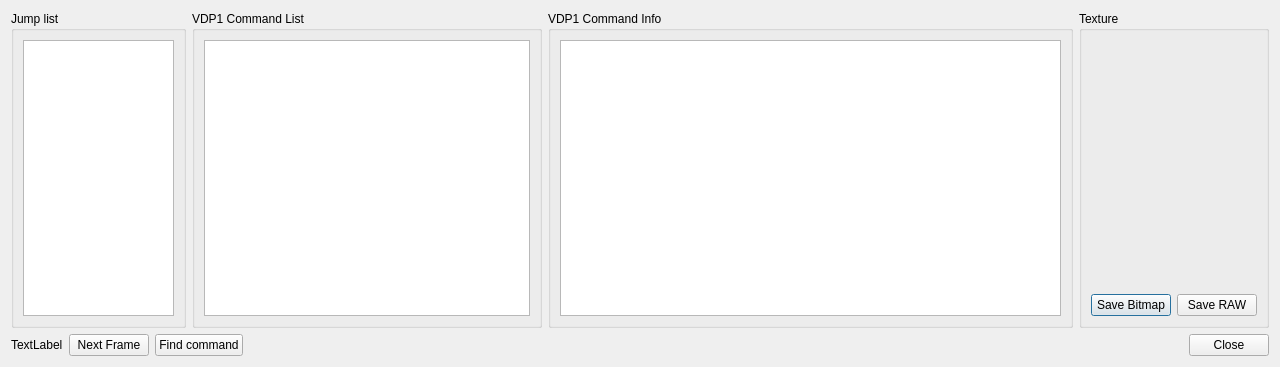
<?xml version="1.0" encoding="UTF-8"?>
<ui version="4.0">
 <class>UIDebugVDP1</class>
 <widget class="QDialog" name="UIDebugVDP1">
  <property name="geometry">
   <rect>
    <x>0</x>
    <y>0</y>
    <width>1280</width>
    <height>367</height>
   </rect>
  </property>
  <property name="windowTitle">
   <string>Debug VDP1</string>
  </property>
  <layout class="QVBoxLayout" name="verticalLayout_12">
   <item>
    <layout class="QHBoxLayout" name="horizontalLayout_6" stretch="1,2,3,1">
     <item>
      <widget class="QGroupBox" name="gbCommandRaw">
       <property name="title">
        <string>Jump list</string>
       </property>
       <layout class="QVBoxLayout" name="verticalLayout_10">
        <item>
         <widget class="QListWidget" name="lwCommandRaw"/>
        </item>
       </layout>
      </widget>
     </item>
     <item>
      <widget class="QGroupBox" name="gbCommandList">
       <property name="title">
        <string>VDP1 Command List</string>
       </property>
       <layout class="QVBoxLayout" name="verticalLayout_10">
        <item>
         <widget class="QListWidget" name="lwCommandList"/>
        </item>
       </layout>
      </widget>
     </item>
     <item>
      <widget class="QGroupBox" name="gbCommandInfo">
       <property name="title">
        <string>VDP1 Command Info</string>
       </property>
       <layout class="QVBoxLayout" name="verticalLayout_11">
        <item>
         <widget class="QPlainTextEdit" name="pteCommandInfo">
          <property name="sizePolicy">
           <sizepolicy hsizetype="MinimumExpanding" vsizetype="Expanding">
            <horstretch>0</horstretch>
            <verstretch>0</verstretch>
           </sizepolicy>
          </property>
          <property name="readOnly">
           <bool>true</bool>
          </property>
         </widget>
        </item>
       </layout>
      </widget>
     </item>
     <item>
      <layout class="QVBoxLayout" name="verticalLayout_9">
       <item>
        <widget class="QGroupBox" name="gbTexture">
         <property name="sizePolicy">
          <sizepolicy hsizetype="Preferred" vsizetype="Preferred">
           <horstretch>0</horstretch>
           <verstretch>0</verstretch>
          </sizepolicy>
         </property>
         <property name="title">
          <string>Texture</string>
         </property>
         <layout class="QVBoxLayout" name="verticalLayout_5">
          <item>
           <widget class="QGraphicsView" name="gvTexture">
            <property name="sizePolicy">
             <sizepolicy hsizetype="Expanding" vsizetype="Expanding">
              <horstretch>0</horstretch>
              <verstretch>0</verstretch>
             </sizepolicy>
            </property>
            <property name="sizeIncrement">
             <size>
              <width>0</width>
              <height>0</height>
             </size>
            </property>
            <property name="styleSheet">
             <string notr="true">background-color: transparent;</string>
            </property>
            <property name="backgroundBrush">
             <brush brushstyle="NoBrush">
              <color alpha="0">
               <red>0</red>
               <green>0</green>
               <blue>0</blue>
              </color>
             </brush>
            </property>
           </widget>
          </item>
          <item>
           <spacer name="verticalSpacer">
            <property name="orientation">
             <enum>Qt::Vertical</enum>
            </property>
            <property name="sizeHint" stdset="0">
             <size>
              <width>20</width>
              <height>40</height>
             </size>
            </property>
           </spacer>
          </item>
          <item>
           <layout class="QHBoxLayout" name="horizontalLayout_2">
            <item>
             <spacer name="horizontalSpacer">
              <property name="orientation">
               <enum>Qt::Horizontal</enum>
              </property>
              <property name="sizeHint" stdset="0">
               <size>
                <width>40</width>
                <height>20</height>
               </size>
              </property>
             </spacer>
            </item>
            <item>
             <widget class="QPushButton" name="pbSaveBitmap">
              <property name="text">
               <string>Save Bitmap</string>
              </property>
             </widget>
            </item>
            <item>
             <widget class="QPushButton" name="pbSaveRawSprite">
              <property name="text">
               <string>Save RAW</string>
              </property>
             </widget>
            </item>
            <item>
             <spacer name="horizontalSpacer_2">
              <property name="orientation">
               <enum>Qt::Horizontal</enum>
              </property>
              <property name="sizeHint" stdset="0">
               <size>
                <width>40</width>
                <height>20</height>
               </size>
              </property>
             </spacer>
            </item>
           </layout>
          </item>
         </layout>
        </widget>
       </item>
      </layout>
     </item>
    </layout>
   </item>
   <item>
    <layout class="QHBoxLayout" name="horizontalLayout_7">
     <item>
      <widget class="QLabel" name="lVDP1Info">
       <property name="text">
        <string>TextLabel</string>
       </property>
      </widget>
     </item>
     <item>
      <widget class="QPushButton" name="pbNextButton">
        <property name="text">
         <string>Next Frame</string>
        </property>
      </widget>
     </item>
     <item>
      <widget class="QPushButton" name="pbFindCommand">
        <property name="text">
         <string>Find command</string>
        </property>
      </widget>
     </item>
     <item>
      <widget class="QDialogButtonBox" name="dbbButtons">
       <property name="standardButtons">
        <set>QDialogButtonBox::Close</set>
       </property>
      </widget>
     </item>
    </layout>
   </item>
  </layout>
 </widget>
 <resources/>
 <connections>
  <connection>
   <sender>dbbButtons</sender>
   <signal>rejected()</signal>
   <receiver>UIDebugVDP1</receiver>
   <slot>reject()</slot>
   <hints>
    <hint type="sourcelabel">
     <x>347</x>
     <y>321</y>
    </hint>
    <hint type="destinationlabel">
     <x>335</x>
     <y>376</y>
    </hint>
   </hints>
  </connection>
 </connections>
</ui>
